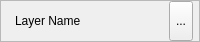
<?xml version="1.0" encoding="UTF-8"?>
<ui version="4.0">
 <class>LayerListItem</class>
 <widget class="QWidget" name="LayerListItem">
  <property name="enabled">
   <bool>true</bool>
  </property>
  <property name="geometry">
   <rect>
    <x>0</x>
    <y>0</y>
    <width>200</width>
    <height>42</height>
   </rect>
  </property>
  <property name="sizePolicy">
   <sizepolicy hsizetype="Preferred" vsizetype="Fixed">
    <horstretch>0</horstretch>
    <verstretch>0</verstretch>
   </sizepolicy>
  </property>
  <property name="minimumSize">
   <size>
    <width>200</width>
    <height>0</height>
   </size>
  </property>
  <property name="windowTitle">
   <string>Form</string>
  </property>
  <property name="autoFillBackground">
   <bool>true</bool>
  </property>
  <property name="styleSheet">
   <string notr="true"/>
  </property>
  <layout class="QHBoxLayout" name="horizontalLayout" stretch="0">
   <property name="spacing">
    <number>0</number>
   </property>
   <property name="leftMargin">
    <number>0</number>
   </property>
   <property name="topMargin">
    <number>0</number>
   </property>
   <property name="rightMargin">
    <number>0</number>
   </property>
   <property name="bottomMargin">
    <number>0</number>
   </property>
   <item>
    <widget class="QFrame" name="layerWidgetFrame">
     <property name="sizePolicy">
      <sizepolicy hsizetype="Expanding" vsizetype="Expanding">
       <horstretch>0</horstretch>
       <verstretch>0</verstretch>
      </sizepolicy>
     </property>
     <property name="styleSheet">
      <string notr="true"/>
     </property>
     <property name="frameShape">
      <enum>QFrame::StyledPanel</enum>
     </property>
     <property name="frameShadow">
      <enum>QFrame::Raised</enum>
     </property>
     <layout class="QHBoxLayout" name="horizontalLayout_2">
      <property name="spacing">
       <number>0</number>
      </property>
      <property name="leftMargin">
       <number>6</number>
      </property>
      <property name="topMargin">
       <number>0</number>
      </property>
      <property name="rightMargin">
       <number>6</number>
      </property>
      <property name="bottomMargin">
       <number>0</number>
      </property>
      <item>
       <widget class="QLabel" name="labelIcon">
        <property name="enabled">
         <bool>true</bool>
        </property>
        <property name="sizePolicy">
         <sizepolicy hsizetype="Fixed" vsizetype="Fixed">
          <horstretch>3</horstretch>
          <verstretch>3</verstretch>
         </sizepolicy>
        </property>
        <property name="maximumSize">
         <size>
          <width>40</width>
          <height>40</height>
         </size>
        </property>
        <property name="text">
         <string/>
        </property>
        <property name="pixmap">
         <pixmap resource="../../qml.qrc">:/images/icon-cursor-01.png</pixmap>
        </property>
        <property name="scaledContents">
         <bool>true</bool>
        </property>
        <property name="wordWrap">
         <bool>false</bool>
        </property>
       </widget>
      </item>
      <item>
       <widget class="QLabel" name="labelName">
        <property name="sizePolicy">
         <sizepolicy hsizetype="Expanding" vsizetype="Fixed">
          <horstretch>60</horstretch>
          <verstretch>0</verstretch>
         </sizepolicy>
        </property>
        <property name="text">
         <string>Layer Name</string>
        </property>
        <property name="margin">
         <number>4</number>
        </property>
       </widget>
      </item>
      <item>
       <widget class="QToolButton" name="btnHide">
        <property name="sizePolicy">
         <sizepolicy hsizetype="Fixed" vsizetype="Expanding">
          <horstretch>0</horstretch>
          <verstretch>0</verstretch>
         </sizepolicy>
        </property>
        <property name="maximumSize">
         <size>
          <width>30</width>
          <height>16777215</height>
         </size>
        </property>
        <property name="styleSheet">
         <string notr="true">background: none;</string>
        </property>
        <property name="text">
         <string>...</string>
        </property>
        <property name="icon">
         <iconset resource="../../qml.qrc">
          <normaloff>:/images/icon-eyeopen.png</normaloff>
          <normalon>:/images/icon-eyeclose.png</normalon>:/images/icon-eyeopen.png</iconset>
        </property>
        <property name="iconSize">
         <size>
          <width>24</width>
          <height>24</height>
         </size>
        </property>
        <property name="checkable">
         <bool>true</bool>
        </property>
        <property name="checked">
         <bool>false</bool>
        </property>
       </widget>
      </item>
     </layout>
    </widget>
   </item>
  </layout>
 </widget>
 <resources>
  <include location="../../qml.qrc"/>
 </resources>
 <connections/>
</ui>
